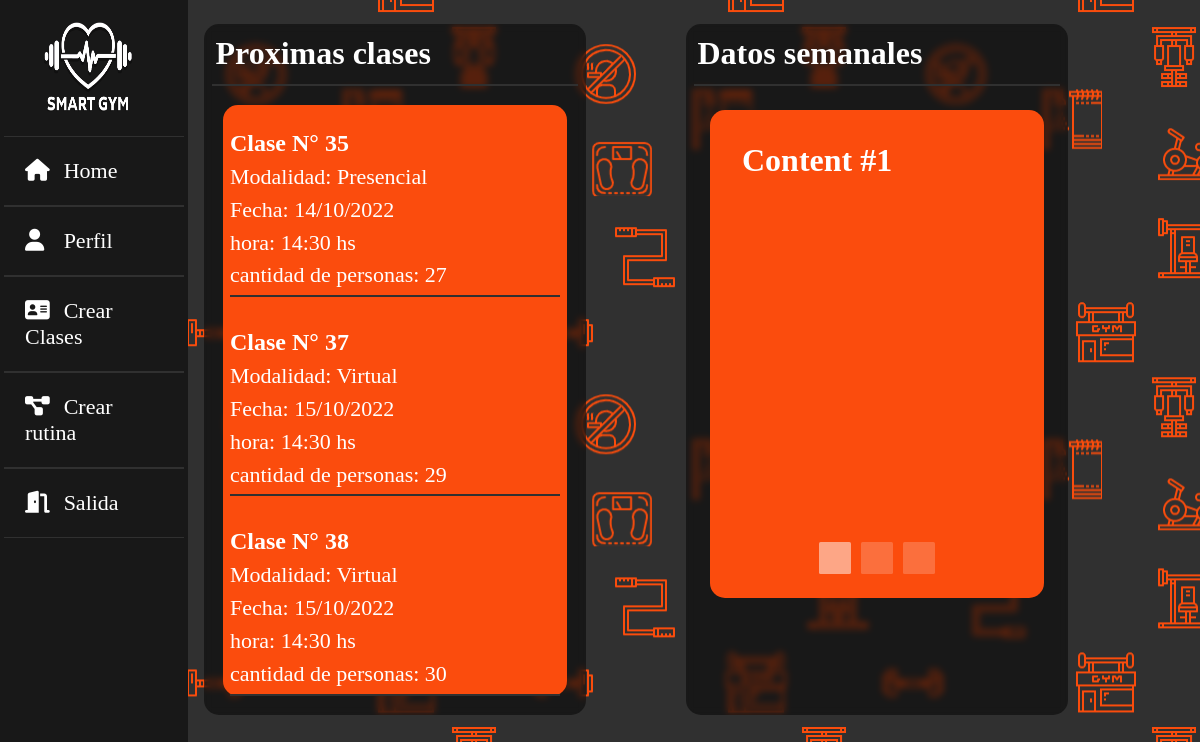
The page /vistas/homeusuarioe.php (signed in) on the database as committed earlier.
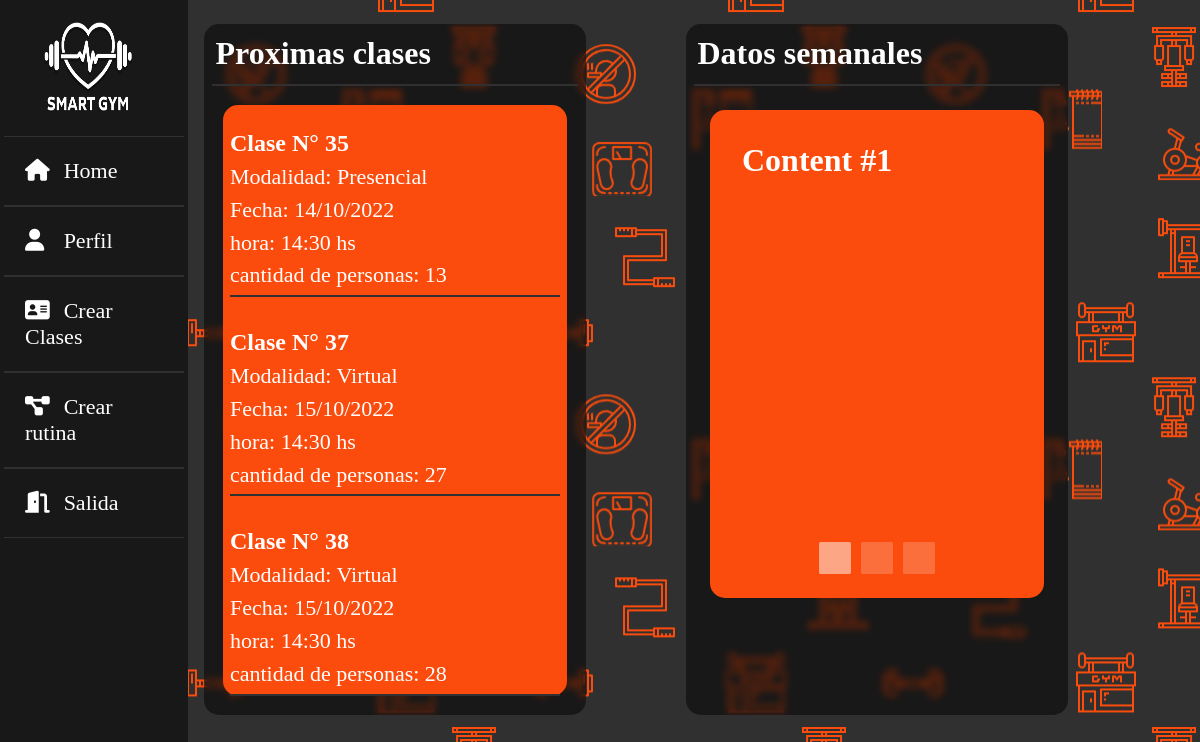
The same page on the database as committed later.
### tables this page shows
CREATE TABLE `clases` (
  `idclase` int(11) NOT NULL,
  `entrenador` varchar(22) NOT NULL,
  `modalidad` varchar(22) NOT NULL,
  `fecha` varchar(22) NOT NULL,
  `hora` varchar(22) NOT NULL,
  `cupos` int(22) NOT NULL,
  `estado` int(5) NOT NULL
);

### vistas/homeusuarioe.php (the view, shortened to what this page needs)
<?php
$conex = conectar();
$nusuario = $_SESSION['usuario'];
$sql = "SELECT * FROM datos WHERE usuario='$nusuario'";
$query = mysqli_query($conex, $sql);
$row = mysqli_fetch_array($query);
$idrol = $row['id_rol'];
?>
<!DOCTYPE html>
<html lang="es">
<head>
    <link rel="stylesheet" href="../css/EstiloHomes.css">
    <link rel="stylesheet" href="../css/EstiloGeneral.css">
</head>
<?php
switch ($idrol) {
    case 1:
        include("sidebars/sidebare.php");
        break;
}
?>
<body>
    <div class="main_contentn">
        <div class="izquierdan" id="divsb">
            <h1> Proximas clases </h1>
            <hr>
            <div class="turno-prox">
                <?php
                $sqlper = "SELECT * FROM clases WHERE entrenador='$nusuario'";
                $queryper = mysqli_query($conex, $sqlper);
                while ($datap = mysqli_fetch_array($queryper)) {
                ?>
                    <br>
                    <h2>Clase N° <?php echo $datap['idclase'] ?></h2>
                    <p>Modalidad: <?php echo $datap['modalidad'] ?></p>
                    <p>Fecha: <?php echo $datap['fecha'] ?></p>
                    <p>hora: <?php echo $datap['hora'] ?></p>
                    <p>cantidad de personas: <?php echo $datap['cupos'] ?></p>
                    <hr>
                <?php
                }; ?>
            </div>
        </div>
        <div class="derechan" id="divsb">
            <h1> Datos semanales</h1>
            <hr>
            <div class="caruselo">
                <div class="citem">Content #1</div>
            </div>
        </div>
    </div>
</body>
</html>

Rows that differ between the two databases and show on the page:
changed clases "Presencial": cupos "27" → "13"
changed clases id 37: cupos "29" → "27"
changed clases id 38: cupos "30" → "28"
